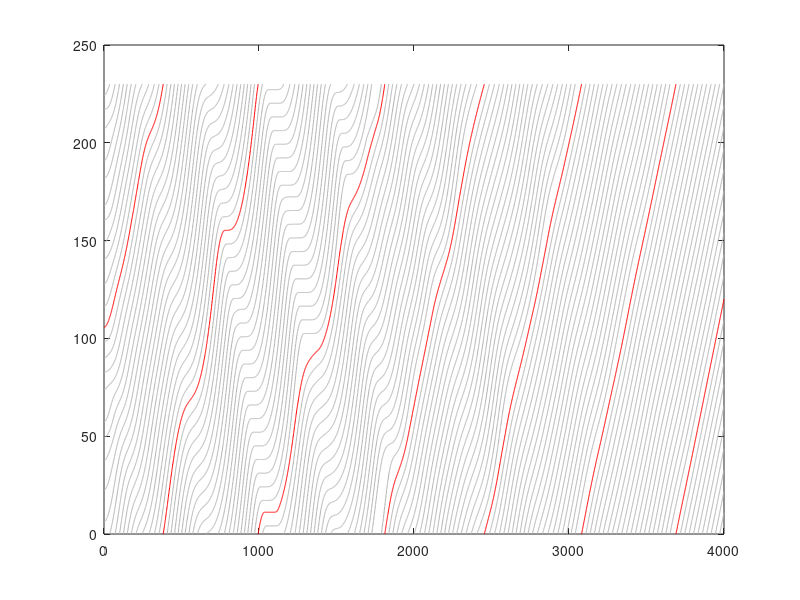
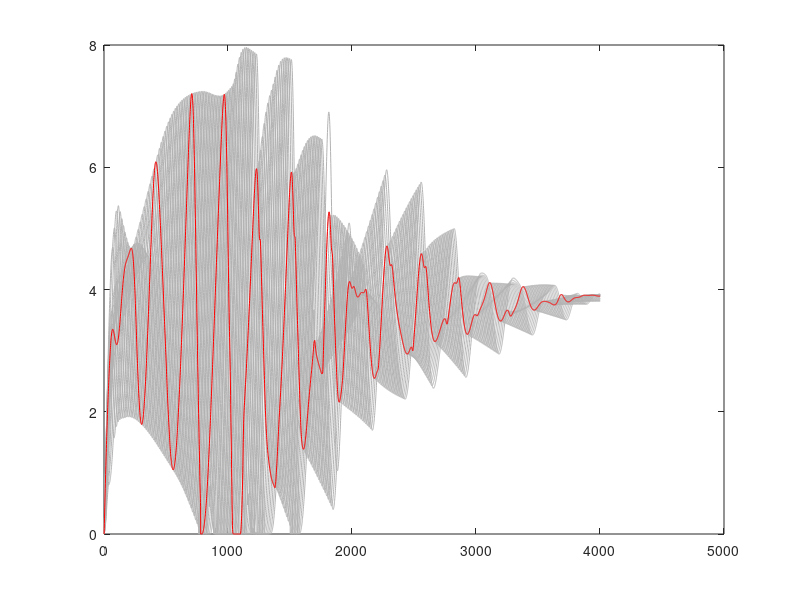

Source code (MATLAB) for these figures, in order:
load('TIFS_insurance_reg_speed-clean_01.mat')
%%
pos_total=pos_total_s(2:4001,:);
veh_total=speed_total_s(2:4001,:);
pos_total=pos_total';
veh_total=veh_total';
x_plot_1=[];
pos_plot_1=[];
v_plot_1=[];
for i=1:21
    t=1;
    start_x=0;
    start_pos=pos_total(i,1);
    start_v=veh_total(i,1);
    m=1;
    t_total=t;
    for j=1:3999
        if pos_total(i,j)>pos_total(i,j+1)
            x_plot_1{i,m}=start_x;
            x_plot_1{i,m}=[x_plot_1{i,m} t:j];
            
            end_x=(230-pos_total(i,j))/((230-pos_total(i,j))+pos_total(i,j+1))+j;
            x_plot_1{i,m}=[x_plot_1{i,m} end_x];
            
            pos_plot_1{i,m}=start_pos;
            pos_plot_1{i,m}=[pos_plot_1{i,m} pos_total(i,t:j)];
            pos_plot_1{i,m}=[pos_plot_1{i,m} 230];
            v_plot_1{i,m}=start_v;
            v_plot_1{i,m}=[v_plot_1{i,m} veh_total(i,t:j)];
            v_plot_1{i,m}=[v_plot_1{i,m} veh_total(i,j)];
            t=j+1;
            m=m+1;
            start_x=end_x;
            start_pos=0;
            start_v=veh_total(i,j);
        end
    end
            x_plot_1{i,m}=start_x;
            x_plot_1{i,m}=[x_plot_1{i,m} t:4000];
            
            pos_plot_1{i,m}=start_pos;
            pos_plot_1{i,m}=[pos_plot_1{i,m} pos_total(i,t:4000)];
            
            v_plot_1{i,m}=start_v;
            v_plot_1{i,m}=[v_plot_1{i,m} veh_total(i,t:4000)];
            
            t=j+1;
            
    
end
%%
 
[n,m]=size(x_plot_1);
figure
for i=2:n
    for j=1:m
        if ~isempty(x_plot_1{i,j})
            plot(x_plot_1{i,j},pos_plot_1{i,j},'color',[0.7 0.7 0.7])
            %mesh(x_plot{i,j},pos_plot{i,j},v_plot{i,j})
            hold on
 
        end
    end     
end
 
 
for i=1:1
    for j=1:m        
        if ~isempty(x_plot_1{i,j})
            plot(x_plot_1{i,j},pos_plot_1{i,j},'r')
            %mesh(x_plot{i,j},pos_plot{i,j},v_plot{i,j})
            hold on
 
        end
    end
end

%%
figure
for i=1:21
    plot(speed_total_s(:,i),'color',[0.7 0.7 0.7])
    hold on
end
plot(speed_total_s(:,1),'r')

